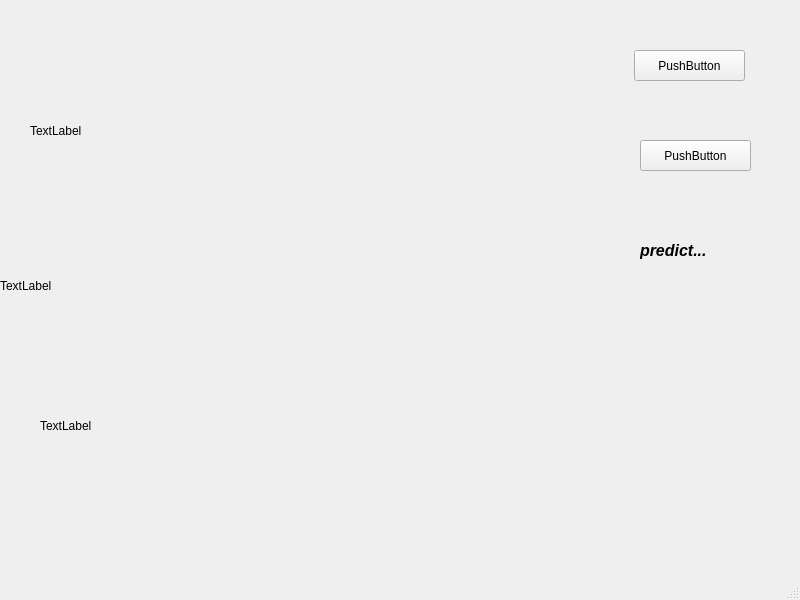
<?xml version="1.0" encoding="UTF-8"?>
<ui version="4.0">
 <class>MainWindow</class>
 <widget class="QMainWindow" name="MainWindow">
  <property name="enabled">
   <bool>true</bool>
  </property>
  <property name="geometry">
   <rect>
    <x>0</x>
    <y>0</y>
    <width>800</width>
    <height>600</height>
   </rect>
  </property>
  <property name="windowTitle">
   <string>MainWindow</string>
  </property>
  <property name="documentMode">
   <bool>false</bool>
  </property>
  <property name="dockOptions">
   <set>QMainWindow::AllowTabbedDocks|QMainWindow::AnimatedDocks</set>
  </property>
  <widget class="QWidget" name="centralwidget">
   <widget class="QLabel" name="Main_label">
    <property name="geometry">
     <rect>
      <x>0</x>
      <y>0</y>
      <width>801</width>
      <height>571</height>
     </rect>
    </property>
    <property name="text">
     <string>TextLabel</string>
    </property>
   </widget>
   <widget class="QPushButton" name="load_img_btn">
    <property name="geometry">
     <rect>
      <x>634</x>
      <y>50</y>
      <width>111</width>
      <height>31</height>
     </rect>
    </property>
    <property name="text">
     <string>PushButton</string>
    </property>
   </widget>
   <widget class="QPushButton" name="predict_btn">
    <property name="geometry">
     <rect>
      <x>640</x>
      <y>140</y>
      <width>111</width>
      <height>31</height>
     </rect>
    </property>
    <property name="text">
     <string>PushButton</string>
    </property>
   </widget>
   <widget class="QLabel" name="predict_label">
    <property name="geometry">
     <rect>
      <x>640</x>
      <y>230</y>
      <width>111</width>
      <height>41</height>
     </rect>
    </property>
    <property name="font">
     <font>
      <pointsize>12</pointsize>
      <weight>75</weight>
      <italic>true</italic>
      <bold>true</bold>
     </font>
    </property>
    <property name="mouseTracking">
     <bool>false</bool>
    </property>
    <property name="text">
     <string>predict...</string>
    </property>
   </widget>
   <widget class="QLabel" name="loadedImg_lab">
    <property name="geometry">
     <rect>
      <x>30</x>
      <y>20</y>
      <width>391</width>
      <height>221</height>
     </rect>
    </property>
    <property name="text">
     <string>TextLabel</string>
    </property>
   </widget>
   <widget class="QLabel" name="processedImg_view">
    <property name="geometry">
     <rect>
      <x>40</x>
      <y>330</y>
      <width>311</width>
      <height>191</height>
     </rect>
    </property>
    <property name="text">
     <string>TextLabel</string>
    </property>
   </widget>
  </widget>
  <widget class="QMenuBar" name="menubar">
   <property name="geometry">
    <rect>
     <x>0</x>
     <y>0</y>
     <width>800</width>
     <height>21</height>
    </rect>
   </property>
  </widget>
  <widget class="QStatusBar" name="statusbar"/>
 </widget>
 <resources/>
 <connections/>
</ui>
